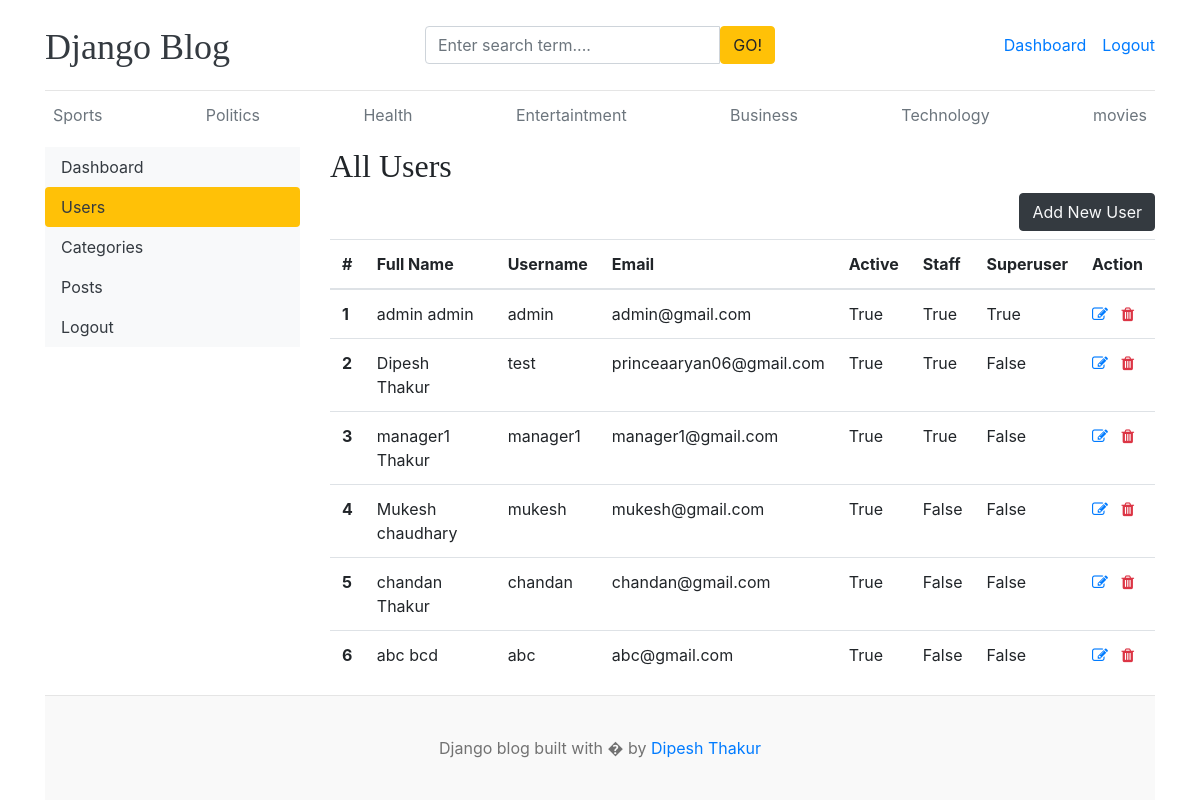
The page /dashboard/users/ (signed in) on the database its author committed.
### blogs/models.py (models this page shows, shortened)
class Category(models.Model):
    category_name = models.CharField(max_length=50, unique=True)
    created_at = models.DateTimeField(auto_now_add = True)
    updated_at = models.DateTimeField(auto_now=True)
    class Meta:
        verbose_name_plural = "categories"  #admin panel ma correct speing aau x prural ma

### dashboards/views.py (the view)
# urls.py: path('users/',views.users,name='users'),
@permission_required('auth.view_user') #login user laie permission vayo vane matrai access garna mil x urls
def users(request):
    users = User.objects.all()
    context={
        'users':users
    }
    return render(request, 'dashboard/users.html', context)

### blogs/context_processor.py (called while the page is built)
def get_categories(request):
    categories = Category.objects.all()
    return dict(categories= categories)

def get_social_links(request):
    social_links = SocialLink.objects.all()
    return dict(social_links = social_links)

### templates/dashboard/users.html (shortened to what this page needs)
{% extends "base.html" %}
{% block content %}
 <div class="row">
    {% include 'dashboard/sidebar.html' %}
     <div class="col-md-9">
        {% if perms.auth.view_user %}
        <h2>All Users </h2>
        <a href="{% url 'add_user' %}" class="btn btn-dark text-light float-right mb-2"> Add New User</a>
        <table class="table table-hover add_categproed">
            <thead>
                <tr>
                    <th>#</th>
                    <th>Full Name</th>
                    <th>Username </th>
                    <th>Email</th>
                    <th> Active</th>
                    <th> Staff</th>
                    <th>Superuser</th>
                    <th>Action</th>
                </tr>
            </thead>
            <tbody>
                {% for user in users %}
                    <tr>
                        <th> {{ forloop.counter}} </th>
                            <td>{{user.first_name}} {{user.last_name}} </td>
                            <td>{{user.username}}</td>
                            <td> {{user.email}} </td>
                            <td> {{user.is_active}} </td>
                            <td> {{user.is_staff}} </td>
                            <td> {{user.is_superuser}} </td>
                            <td>
                                <a href=" {% url 'edit_user' user.id %} "> <i class="fa fa-edit text-primary"></i> </a>
                                 <form action=" {% url 'delete_user' user.id %} "
                                    method="POST"
                                    style="display:inline;"
                                    onsubmit="return confirm('Delete this User?');">
                                    <button type="submit" style="border:none;background:none;padding:0;">
                                        <i class="fa fa-trash text-danger"></i>
                                    </button>
                                </form>
                            </td>
                    </tr>
                {% endfor %}
            </tbody>
        </table>
        {% else %}
        <h5>you do not have persmission to view this page </h5>
        {% endif %}
     </div>
</div>
{% endblock %}

### templates/base.html (shortened to what this page needs)
{% load static %}
<!DOCTYPE html>
<html lang="en">
<head>
    <link rel="stylesheet" href="https://cdn.jsdelivr.net/npm/bootstrap@4.6.2/dist/css/bootstrap.min.css">
    <link href="{% static 'css/blog.css' %}" rel="stylesheet">
    <link rel="stylesheet" href="https://cdnjs.cloudflare.com/ajax/libs/font-awesome/4.7.0/css/font-awesome.min.css">
  </head>
<body>
    <div class="container">
      <header class="blog-header py-3">
        <div class="row flex-nowrap justify-content-between align-items-center">
          <div class="col-4 pt-1">
            <a class="blog-header-logo text-dark" href="/">Django Blog</a>
          </div>
          <div class="col-4">
            <form action="{% url  'search' %}" method="GET">
              <div class="input-group" >
                <input class="form-control" type="text" name="keyword" value="{{keyword}}" placeholder="Enter search term...." aria-label="Enter search term...">
                <button type="submit" class="btn btn-warning" id='button-search' type="button" >GO!</button>
              </div>
            </form>
          </div>
          <div class="col-4 d-flex justify-content-end align-items-center">
            {% if not user.is_authenticated %}
            <a class="btn btn-sm btn-warning" href=" {% url 'login' %} ">Login</a> &nbsp;
            <a class="btn btn-sm btn-outline-secondary" href=" {% url 'register' %} ">Register</a>
            {% else %}
            <span> <a href=" {% url 'dashboard' %} "> Dashboard </a> </span>
            <span>  <a href=" {% url 'logout' %}  "> Logout </a> </span>
            {% endif %}
          </div>
        </div>
      </header>
      <div class="nav-scroller py-1 mb-2">
        <nav class="nav d-flex justify-content-between">
          {% for category in categories  %}
          <a class="p-2 text-muted" href="{% url  'posts_by_category' category.id %}">{{category.category_name}}</a>
          {% endfor %}
        </nav>
      </div>
{% block content %}
{% endblock %}
<footer class="blog-footer">
  <p>Django blog built with � by <a href="#">Dipesh Thakur</a></p>
</footer>

### blog_main/static/css/blog.css (style rules this page uses)
.blog-header { border-bottom: 1px solid #e5e5e5; }
.blog-header-logo { font-family: "Playfair Display", Georgia, "Times New Roman", serif; font-size: 2.25rem; }
h1, h2, h3, h4, h5, h6 { font-family: "Playfair Display", Georgia, "Times New Roman", serif; }
.blog-footer { padding: 2.5rem 0; color: #727272; text-align: center; background-color: #f9f9f9; border-top: .05rem solid #e5e5e5; }
.blog-footer p:last-child { margin-bottom: 0; }

### rows shown on the page
Category: category_name "Sports"
Category: category_name "Politics"
Category: category_name "Health"
Category: category_name "Entertaintment"
Category: category_name "Business"
Category: category_name "Technology"
Category: category_name "movies"

### other values the page prints
{{ user.first_name }} "admin"
{{ user.last_name }} "admin"
{{ user.username }} "admin"
{{ user.email }} "admin@gmail.com"
{{ user.is_active }} "True"
{{ user.is_staff }} "True"
{{ user.is_superuser }} "True"
{{ user.first_name }} "Dipesh"
{{ user.last_name }} "Thakur"
{{ user.username }} "test"
{{ user.email }} "princeaaryan06@gmail.com"
{{ user.is_superuser }} "False"
{{ user.first_name }} "manager1"
{{ user.username }} "manager1"
{{ user.email }} "manager1@gmail.com"
